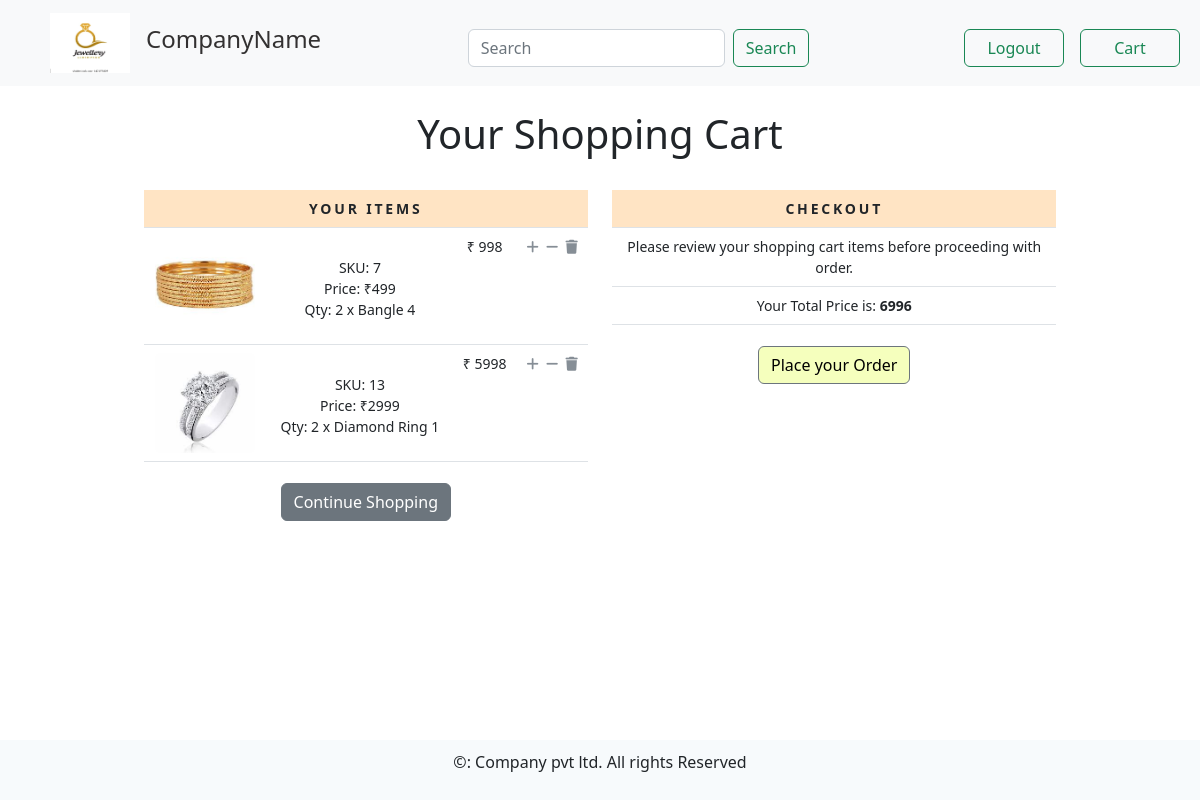
The app's page /cart/ (signed in) with its own data.
### cart/models.py (models this page shows)
class Cart(models.Model):
    user = models.ForeignKey(User, on_delete=models.CASCADE)
    product = models.ForeignKey(Product, on_delete=models.CASCADE)
    quantity = models.IntegerField()
    def sub_total(self):
        return self.product.product_price * self.quantity
    def __str__(self):
        return "{}".format(self.product)

### products/models.py (models this page shows)
class Product(models.Model):
    product_name = models.CharField(max_length=250)
    product_description = models.TextField(null=True, blank=True)
    product_price = models.IntegerField()
    product_discount = models.IntegerField(null=True, blank=True, default=0)
    product_final_price = models.IntegerField()
    product_slug = models.SlugField(unique=True, max_length=250, null=True, blank=True)
    product_category = models.ForeignKey(Category,on_delete=models.SET_NULL, null=True, blank=True)
    product_img = models.ImageField(upload_to='ProductImages', null=True, blank=True)
    stock = models.IntegerField(default=10)
    created = models.DateTimeField(auto_now_add=True)
    updated = models.DateTimeField(auto_now=True)
    objects = ModelManage()
    def __str__(self):
        return self.product_name
    def get_absolute_url(self):
        return reverse("products:product_detail_view", kwargs={'cat':self.product_category.category_slug, 'prd':self.product_slug})

### cart/views.py (the view)
# urls.py: path('', views.cart_detail, name='cart_detail'),
@login_required
def cart_detail(request, total=0, counter=0, cart_items=None):
    try:
        cart_items = Cart.objects.filter(user=request.user)
        for cart_item in cart_items:
            total += cart_item.product.product_price * cart_item.quantity
            counter += cart_item.quantity
    except ObjectDoesNotExist:
        pass
    return render(request, 'cart/cart.html', {'cart_items':cart_items, 'total':total, 'counter':counter})

### templates/cart/cart.html
{% extends 'base.html' %}
{% block content %}
{% if not cart_items %}
<div>
    <div class="text-center"><br>
        <h1 class="text-center my_title">Empty Cart</h1><br>
        <p class="text-center"> Please Click <a href="{% url 'products:home_view' %}">Here</a> to continue shopping</p>
    </div>
</div>
{% else %}
<div>
    <div class="text-center"><br>
        <h1 class="text-center my_title"> Your Shopping Cart </h1><br>
    </div>
</div>
<div class="row mx-auto">
    <div class="col-lg-6 text-center">
        <table class="table my_custom_table">
            <thead class="my_custom_thead">
                <tr>
                    <th colspan="5">Your items</th>
                </tr>
            </thead>
            <tbody>
                {% for cart_item in cart_items %}
                <tr>
                    <td>
                        <a href="{{ cart_item.product.get_absolute_url }}"><img src="{{ cart_item.product.product_img.url }}" alt="" style="width: 100px; height: 100px;" class="float-left rounded custom_image"></a>
                    </td>
                    <td class="text-lef">
                        {{ cart_item.product.name }}<br>
                        SKU: {{ cart_item.product.id }}<br>
                        Price: &#x20B9;{{ cart_item.product.product_price }}<br>
                        Qty: {{ cart_item.quantity }} x  {{ cart_item }}
                    </td>
                    <td>
                        &#x20B9; {{ cart_item.sub_total }}
                    </td>
                    {% if cart_item.quantity < cart_item.product.stock %}
                    <td>
                        <a href="{% url 'cart:add_cart' cart_item.product.id %}" class="custom_a"><i class="fa fa-plus custom_icon"></i></a>
                        &nbsp;<a href="{% url 'cart:cart_remove' cart_item.product.id %}" class="custom_a"><i class="fa fa-minus custom_icon"></i></a>
                        &nbsp;<a href="{% url 'cart:full_remove' cart_item.product.id %}" class="custom_a"><i class="fa fa-trash custom_icon"></i></a>
                    </td>
                    {% else %}
                    <td>
                        &nbsp;<a href="{% url 'cart:cart_remove' cart_item.product.id %}" class="custom_a"><i class="fa fa-minus custom_icon"></i></a>
                        &nbsp;<a href="{% url 'cart:full_remove' cart_item.product.id %}" class="custom_a"><i class="fa fa-trash custom_icon"></i></a>
                    </td>
                    {% endif %}
                </tr>
                {% endfor %}
            </tbody>
        </table>
        <div class="mx-auto">
            <a href="{% url 'products:home_view' %}" class="btn btn-secondary btn-block my_custom_button">Continue Shopping</a>
        </div>
    </div>
    <div class="col-lg-6 text-center">
        <table class="table my_custom_table">
            <thead class="my_custom_thead">
                <tr>
                    <th>Checkout</th>
                </tr>
            </thead>
            <tbody>
                <tr>
                    <td>Please review your shopping cart items before proceeding with order.</td>
                </tr>
                <tr>
                    <td class="text-left">Your Total Price is: <strong>{{ total }}</strong></td>
                </tr>
            </tbody>
        </table>
        <div class="mx-auto">
            <a href="#" class="btn btn-secondary btn-block my_custom_button" style="background : #f5ffbd; color:black;">Place your Order</a>
        </div>
    </div>
</div>
{% endif %}
{% endblock %}

### static/css/cart_style.css (style rules this page uses)
.my_custom_table { min-width: 400px; font-size: 14px; }
.my_custom_thead { font-weight: normal; text-transform: uppercase; letter-spacing: .2em; background-color: bisque; }
.custom_a { text-decoration: none; }
.custom_icon { text-decoration: none; color: #868e96 !important; }
.my_custom_button { margin-top: 5px; }

### records on screen
Cart: product.product_img (picture), product.id "7", product.product_price "499", quantity "2", product.product_name "Bangle 4", sub_total "998"
Cart: product.product_img (picture), product.id "13", product.product_price "2999", quantity "2", product.product_name "Diamond Ring 1", sub_total "5998"

### other values on screen
{{ total }} "6996"
